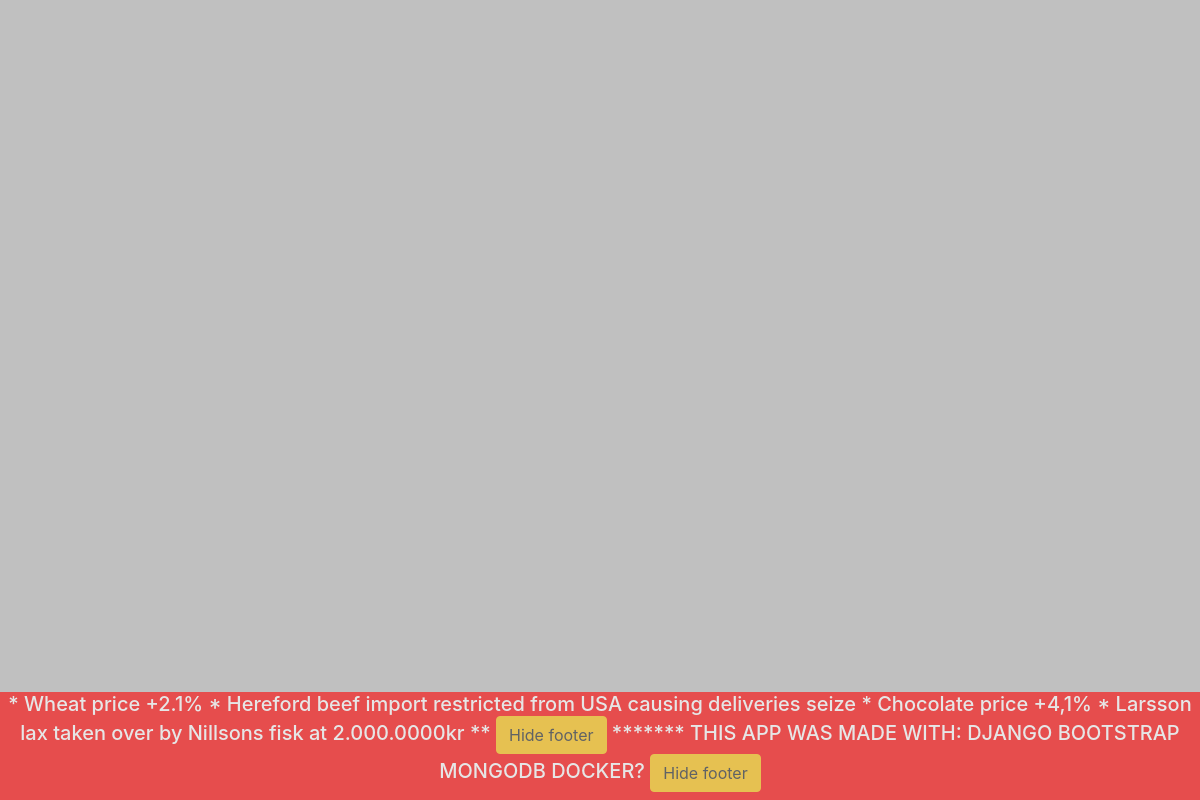
Page /edit-supplier-get/2/ on the earlier database version.
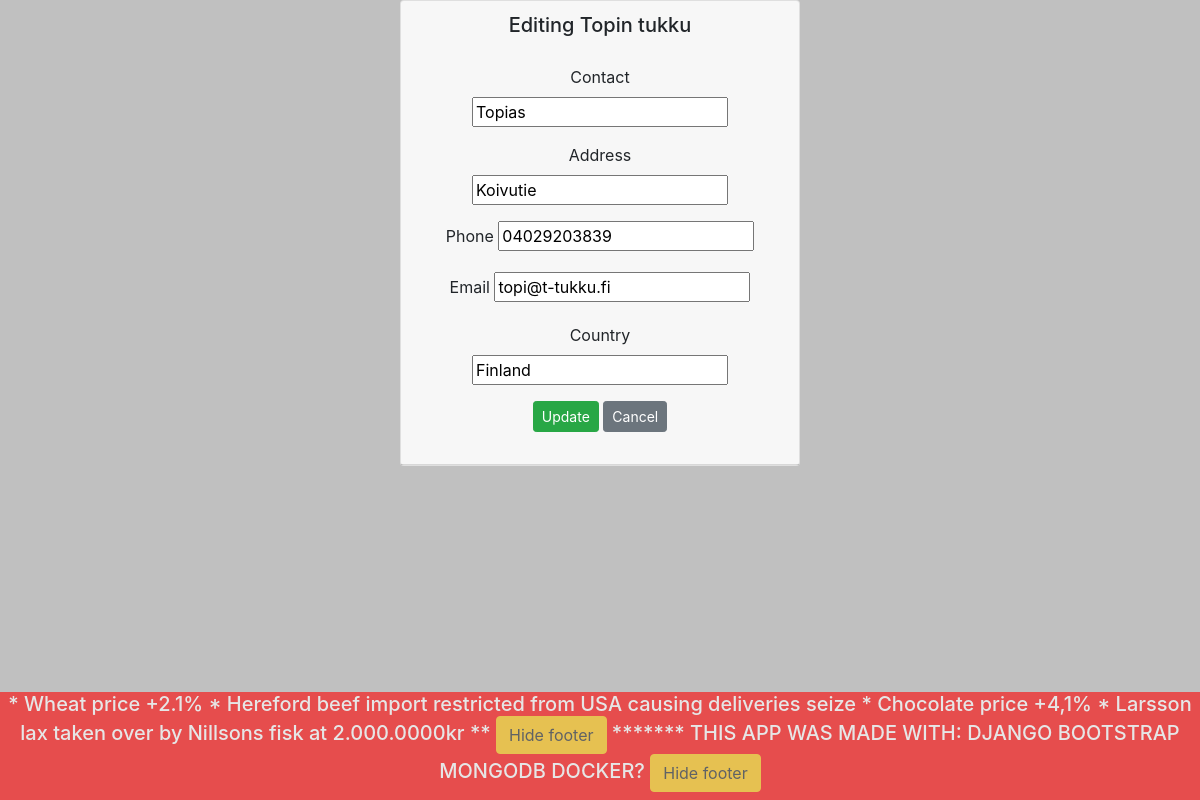
Same page on the later database version.
### app/models.py (models this page shows)
class Supplier(models.Model):
    companyname = models.CharField(max_length = 50, default = 'lakufirma')
    contactname = models.CharField(max_length = 50, default = 'tommi')
    address = models.CharField(max_length = 100, default = 'tie 3')
    phone = models.CharField(max_length = 20, default = '437483434')
    email = models.CharField(max_length = 50, default = 'simo.silli@silli.com')
    country = models.CharField(max_length = 20, default = 'Finland')

### app/views.py (the view)
# urls.py: path('edit-supplier-get/<int:iidee>/', edit_supplier_get),
def edit_supplier_get(request, iidee):
    supplier = Supplier.objects.filter(id = iidee)
    context = {'supplier': supplier}
    return render (request,"edit_supplier.html",context)

### app/templates/edit_supplier.html (shortened to what this page needs)
{% extends 'index.html' %}
{% block content %}
{% for s in supplier %}
<div class="card" style="width: 25rem;">
    <div class="card-header">
        <h5>Editing {{s.companyname}}</h5>
        <div class="card-body">
            <form method="post" action="/edit-supplier-post/{{s.id}}/">
                <div class="form-group">
                    <label>Contact</label>
                    <input type="text" name="contactname" value={{s.contactname}}>
                </div>
                <div class="form-group">
                    <label>Address</label>
                    <input type="text" name="address" value={{s.address}}>
                </div>
                <div class="form-group">
                    <label>Phone</label>
                    <input type="text" name="phone" value={{s.phone}}>
                </div>
                <div class="form-group">
                    <label>Email</label>
                    <input type="text" name="email" value={{s.email}}>
                </div>
                <div class="form-group">
                    <label>Country</label>
                    <input type="text" name="country" value={{s.country}}>
                </div>
                <input type="submit" value="Update" class="btn btn-success btn-sm">
                <input type="button" onclick="window.location.href='/suppliers'" id="hide-btn"
                    class="btn btn-secondary btn-sm" value="Cancel">
            </form>
        </div>
    </div>
</div>
{%endfor%}
{% endblock %}

Differences in the rows shown:
added Supplier: companyname "Topin tukku", phone "04029203839", email "topi@t-tukku.fi", country "Finland"
